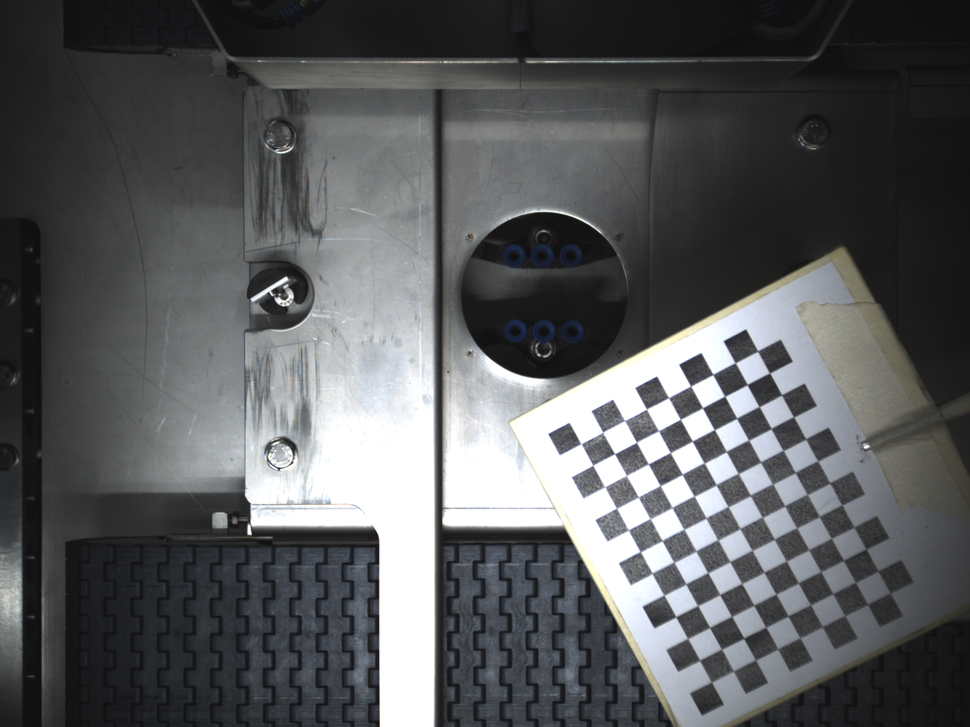
#> input picture Point Cloud Computaiton/Camera Caliberation/Raw/Left_Upper/CamCalib_Left_Upper_0000.png, 970 x 727 px, shrunk from 2048 x 1536 before the run; its folder holds only this picture in this run
$ python camera_calibration.py
#> lines starting #> are read from the running program, lines starting #| are printed output that depends on the picture; after the words box and inside, x2 and y2 are one past the last pixel; in counts of white or black regions, pixels touching at a corner belong together
import numpy as np
import cv2
import glob
import os
import matplotlib as plt

# termination criteria
criteria = (cv2.TERM_CRITERIA_EPS + cv2.TERM_CRITERIA_MAX_ITER, 30, 0.001)

# prepare object points, like (0,0,0), (1,0,0), (2,0,0) ....,(6,5,0)
objp = np.zeros((9*12,3), np.float32)
objp[:,:2] = np.mgrid[0:12,0:9].T.reshape(-1,2)

# Arrays to store object points and image points from all the images.
objpoints = [] # 3d point in real world space
imgpoints = [] # 2d points in image plane.


# images = glob.glob('./Raw/Left_Lower/*.png')
images = glob.glob('./Raw/Left_Upper/*.png')

for fname in images:
    img = cv2.imread(fname)
#> img is the input picture: shape (727, 970, 3); mean B, G, R 91.7, 90.2, 88.7

    gray = cv2.cvtColor(img, cv2.COLOR_BGR2GRAY)

    # Find the chess board corners
    print("finding chessboard corners")
    ret, corners = cv2.findChessboardCorners(gray, (12,9),None)
#> ret = True; corners = 108 rows, first 8: [711.4, 682.4], [699.8, 660.5], [687.8, 638.4], [676, 617], [663.8, 595.3], [652, 573.1], [640.2, 552.1], [629.2, 530.1]

    # If found, add object points, image points (after refining them)
    if ret == True:
        print("refining")
        objpoints.append(objp)

        corners2 = cv2.cornerSubPix(gray,corners,(11,11),(-1,-1),criteria)
#> corners2 = 108 rows, first 8: [711.3, 682], [699.7, 660.2], [687.6, 638.4], [675.8, 616.7], [663.8, 595.2], [652.1, 573.2], [640.3, 551.6], [628.4, 530.1]
        imgpoints.append(corners2)

        # Draw and display the corners
        img = cv2.drawChessboardCorners(img, (12,9), corners2,ret)
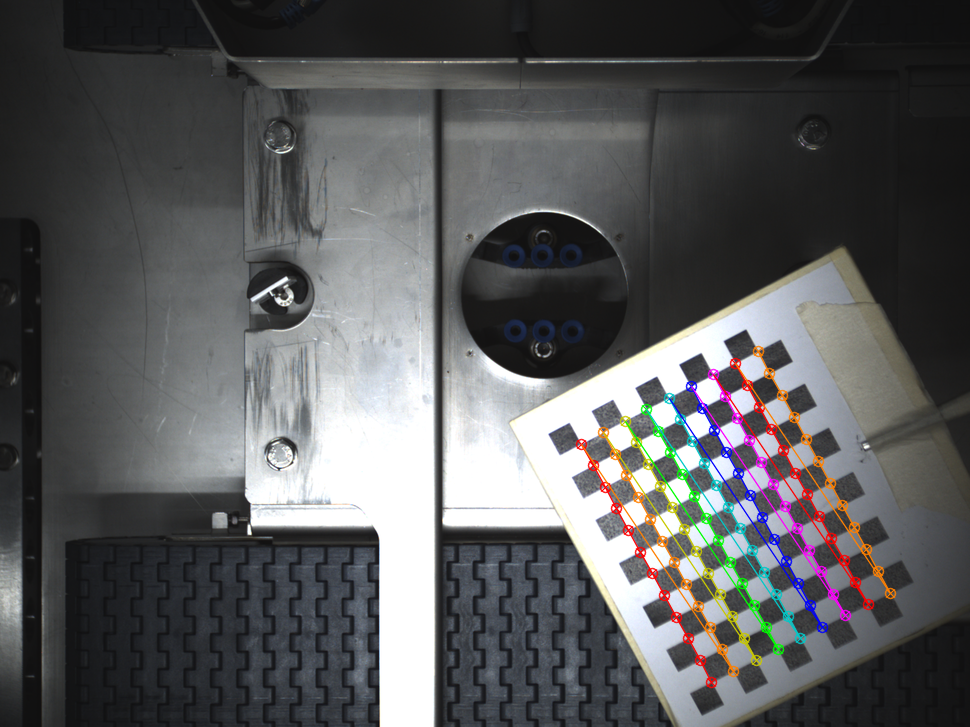
#> img: shape (727, 970, 3); 2.89% of pixels changed, all inside (x1, y1, x2, y2) = (575, 345, 897, 689)


    # cv2.imwrite('Corners/Left_Lower/' + fname[len(fname)-28:len(fname)-4] + '_pattern.png',img)
    cv2.imwrite('Corners/Left_Upper/' + fname[len(fname)-28:len(fname)-4] + '_pattern.png',img)


ret, mtx, dist, rvecs, tvecs = cv2.calibrateCamera(objpoints, imgpoints, gray.shape[::-1],None,None)
#> ret = 0.148; mtx = [[1969.7, 0, 501.2], [0, 1968.8, 324.9], [0, 0, 1]]; dist = [[0.189, 2.61, -0.00442, -0.00413, -42.39]]; rvecs = ([-0.0434, 0.175, -2.06],); tvecs = ([8.5, 14.44, 80.11],)
# [5 lines of commented-out code are left out]


def undistort(img, mtx, dist, verbose=False):
    """
    Undistort the image givine the camera's distortion and matrix coefficients
    :param image: input image
    :param mtx: camera matrix
    :param dist: distortion coefficients
    """
    image_undistorted = cv2.undistort(
        img, mtx, dist, None, newCameraMatrix=mtx)

    if verbose:
        fig, ax = plt.subplots(nrows=1, ncols=2)
        ax[0].imshow(cv2.cvtColor(img, cv2.COLOR_BGR2RGB))
        ax[1].imshow(cv2.cvtColor(image_undistorted, cv2.COLOR_BGR2RGB))
        plt.show()

    return image_undistorted

for fname in images:
    img = cv2.imread(fname)
    h,  w = img.shape[:2]

    newcameramtx, roi=cv2.getOptimalNewCameraMatrix(mtx,dist,(w,h),1,(w,h))
#> newcameramtx = [[1968.3, 0, 500.6], [0, 1972.2, 322.8], [0, 0, 1]]; roi = (7, 3, 956, 718)
    # print(newcameramtx, roi)
    # undistort
    dst = undistort(img, mtx, dist)
#> in undistort, `image_undistorted = cv2.undistort( img, mtx, dist, None, newCameraMatr..`:
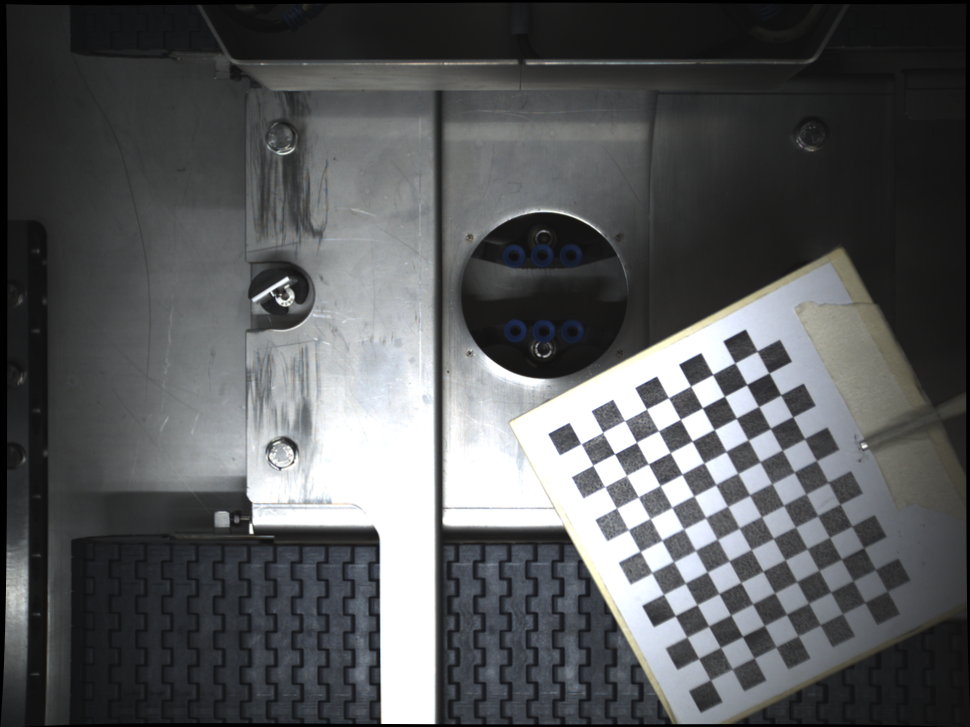
#> image_undistorted: shape (727, 970, 3); mean B, G, R 90.2, 88.8, 87.3

    # cv2.imwrite('Undistorted/Left_Lower/' + fname[len(fname)-28:len(fname)-4] + '_fixed.png',dst)
    cv2.imwrite('Undistorted/Left_Upper/' + fname[len(fname)-28:len(fname)-4] + '_fixed.png',dst)

$ run again, on Point Cloud Computaiton/Camera Caliberation/Raw/Left_Upper/CamCalib_Left_Upper_0004.png
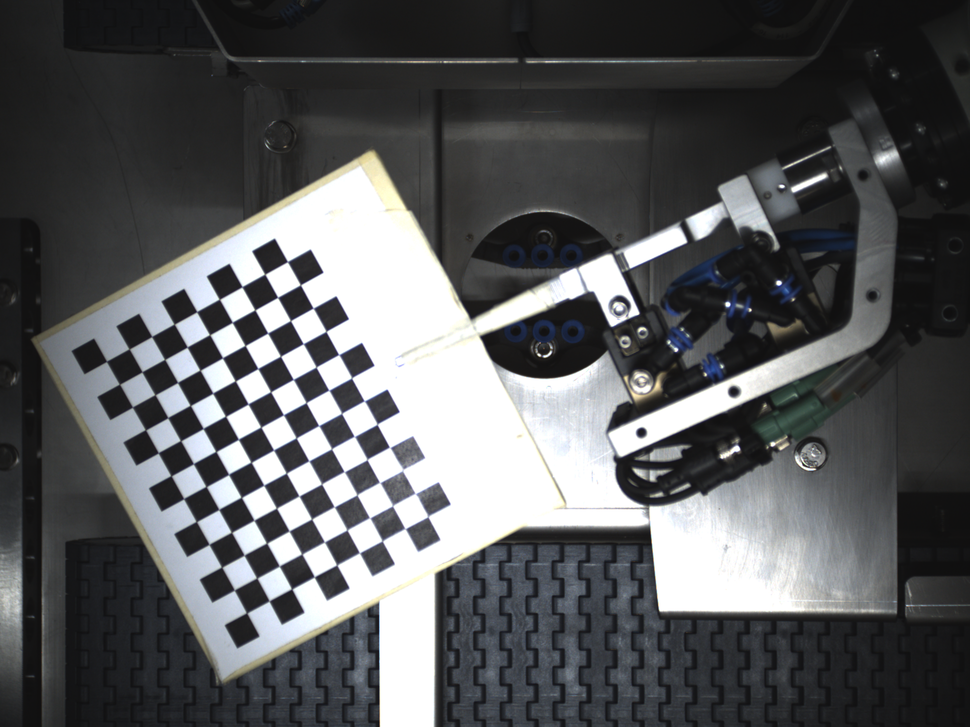
#> input picture Point Cloud Computaiton/Camera Caliberation/Raw/Left_Upper/CamCalib_Left_Upper_0004.png, 970 x 727 px, shrunk from 2048 x 1536 before the run
#> img is the input picture: shape (727, 970, 3); mean B, G, R 91.4, 89.9, 88.7
#> `ret, corners = cv2.findChessboardCorners(gray, (12,9),None)`: ret = True; corners = 108 rows, first 8: [246.3, 613.6], [233.3, 589.4], [221.3, 567.8], [208.2, 543.7], [196.1, 522.2], [183.1, 498.3], [170.7, 476.4], [157.6, 452.5]
#> corners2 = 108 rows, first 8: [246.7, 612.8], [234.4, 589.8], [221.8, 567.1], [209.1, 544.2], [196.5, 521.5], [183.7, 498.5], [171.2, 475.7], [158.3, 452.7]
#> `img = cv2.drawChessboardCorners(img, (12,9), corners2,ret)`:
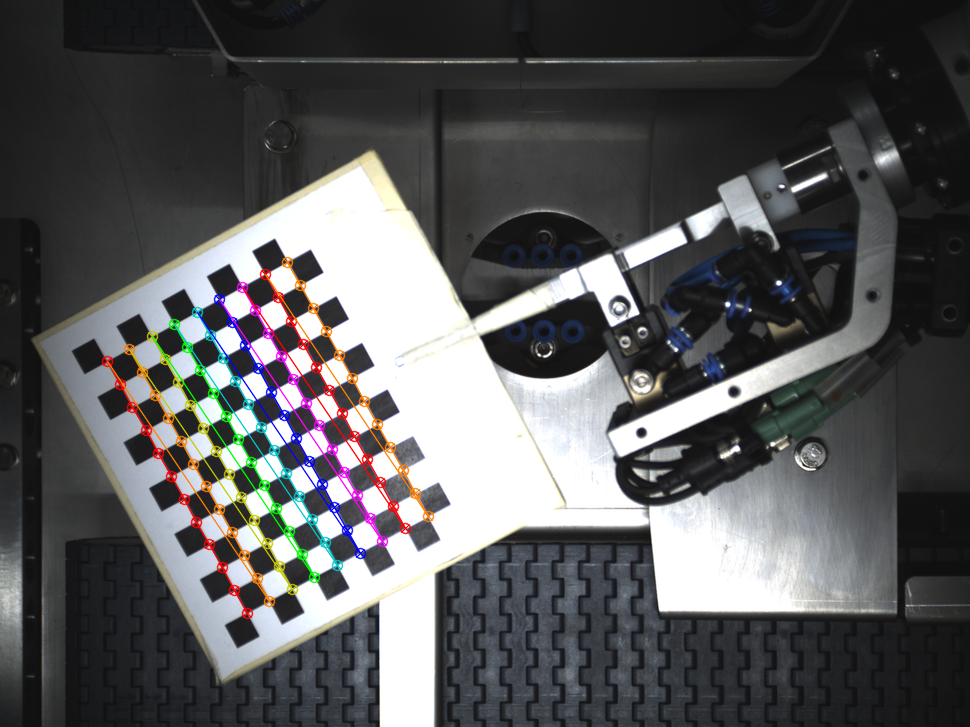
#> img: shape (727, 970, 3); 2.98% of pixels changed, all inside (x1, y1, x2, y2) = (101, 256, 435, 620)
#> `ret, mtx, dist, rvecs, tvecs = cv2.calibrateCamera(objpoints, imgpoint..`: ret = 0.105; mtx = [[2271.4, 0, 483.6], [0, 2272.8, 361.6], [0, 0, 1]]; dist = [[0.388, -25.86, 0.00544, -0.0121, 675.3]]; rvecs = ([-0.0619, 0.196, -2.06],); tvecs = ([-9.05, 9.61, 87.7],)
#> newcameramtx = [[2324.4, 0, 480.6], [0, 2282.2, 362.5], [0, 0, 1]]; roi = (27, 27, 913, 671)
#> in undistort, `image_undistorted = cv2.undistort( img, mtx, dist, None, newCameraMatr..`:
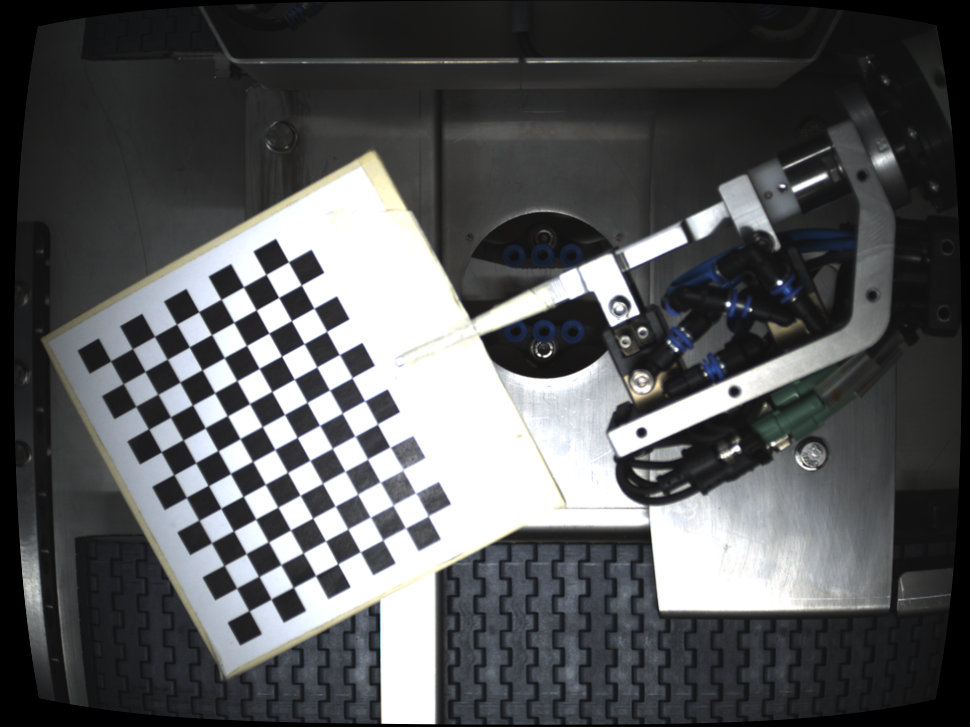
#> image_undistorted: shape (727, 970, 3); mean B, G, R 88.7, 87.2, 86.1

$ run again, on Point Cloud Computaiton/Camera Caliberation/Raw/Left_Upper/CamCalib_Left_Upper_0005.png
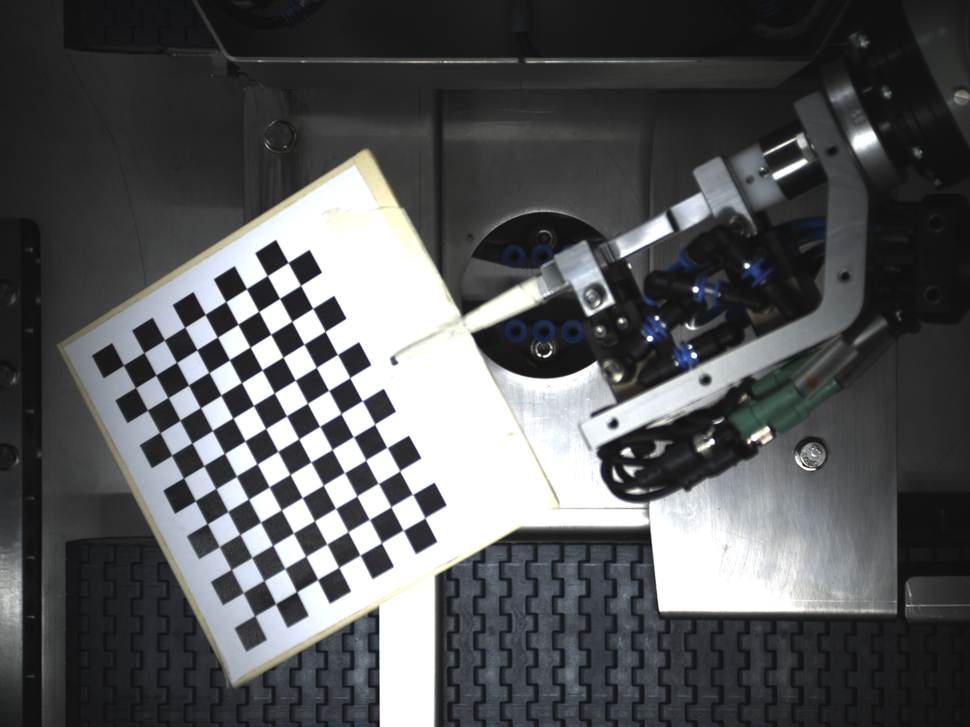
#> input picture Point Cloud Computaiton/Camera Caliberation/Raw/Left_Upper/CamCalib_Left_Upper_0005.png, 970 x 727 px, shrunk from 2048 x 1536 before the run
#> img is the input picture: shape (727, 970, 3); mean B, G, R 89.5, 87.9, 86.5
#> `ret, corners = cv2.findChessboardCorners(gray, (12,9),None)`: ret = True; corners = 108 rows, first 8: [254.3, 616.5], [244.5, 592.8], [230.8, 570.3], [218.3, 546.4], [206.8, 524.4], [195.2, 500.7], [183.1, 478.8], [171.4, 455.1]
#> corners2 = 108 rows, first 8: [254.7, 615.8], [243.2, 592.5], [231.2, 569.5], [219.3, 546.5], [207.3, 523.7], [195.3, 500.7], [183.6, 478.1], [171.6, 455.2]
#> `img = cv2.drawChessboardCorners(img, (12,9), corners2,ret)`:
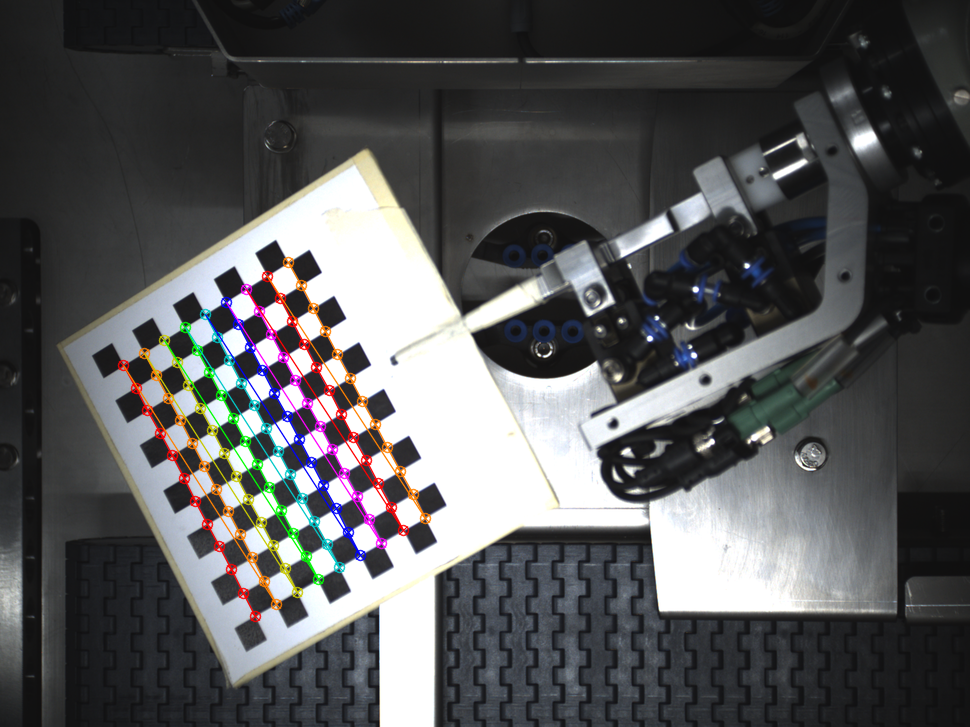
#> img: shape (727, 970, 3); 2.96% of pixels changed, all inside (x1, y1, x2, y2) = (117, 256, 432, 623)
#> `ret, mtx, dist, rvecs, tvecs = cv2.calibrateCamera(objpoints, imgpoint..`: ret = 0.117; mtx = [[2805.4, 0, 464.1], [0, 2727.9, 403.3], [0, 0, 1]]; dist = [[0.369, -66.41, 0.0061, -0.016, 4246.7]]; rvecs = ([-0.395, 0.304, -2.05],); tvecs = ([-7.77, 8.13, 105],)
#> newcameramtx = [[2942, 0, 466.5], [0, 2758.4, 401.5], [0, 0, 1]]; roi = (74, 104, 780, 574)
#> in undistort, `image_undistorted = cv2.undistort( img, mtx, dist, None, newCameraMatr..`:
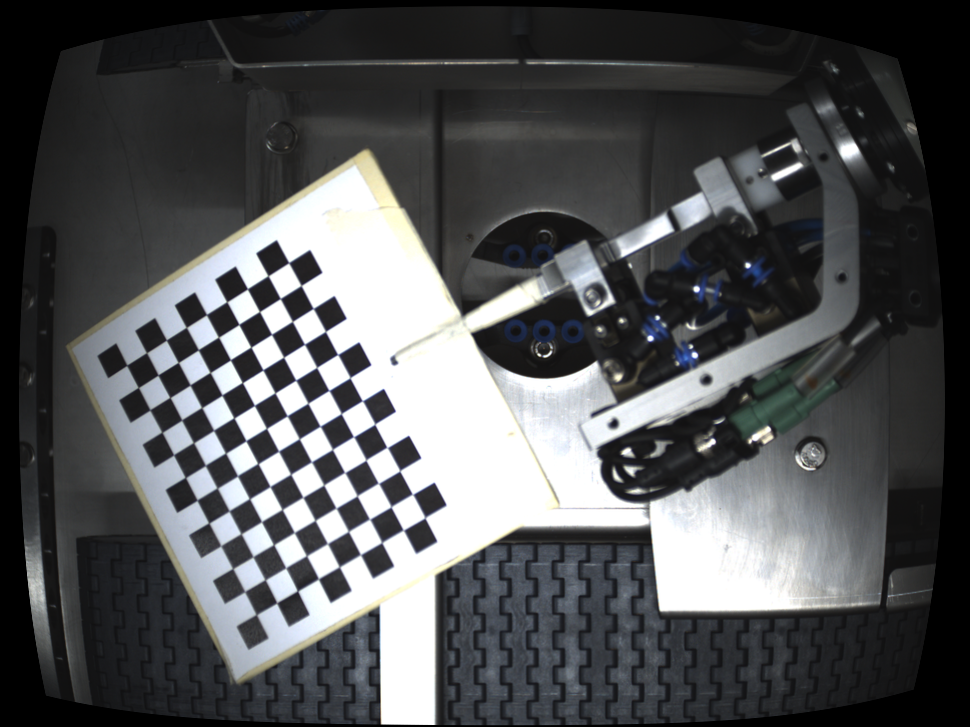
#> image_undistorted: shape (727, 970, 3); mean B, G, R 84.9, 83.3, 82
